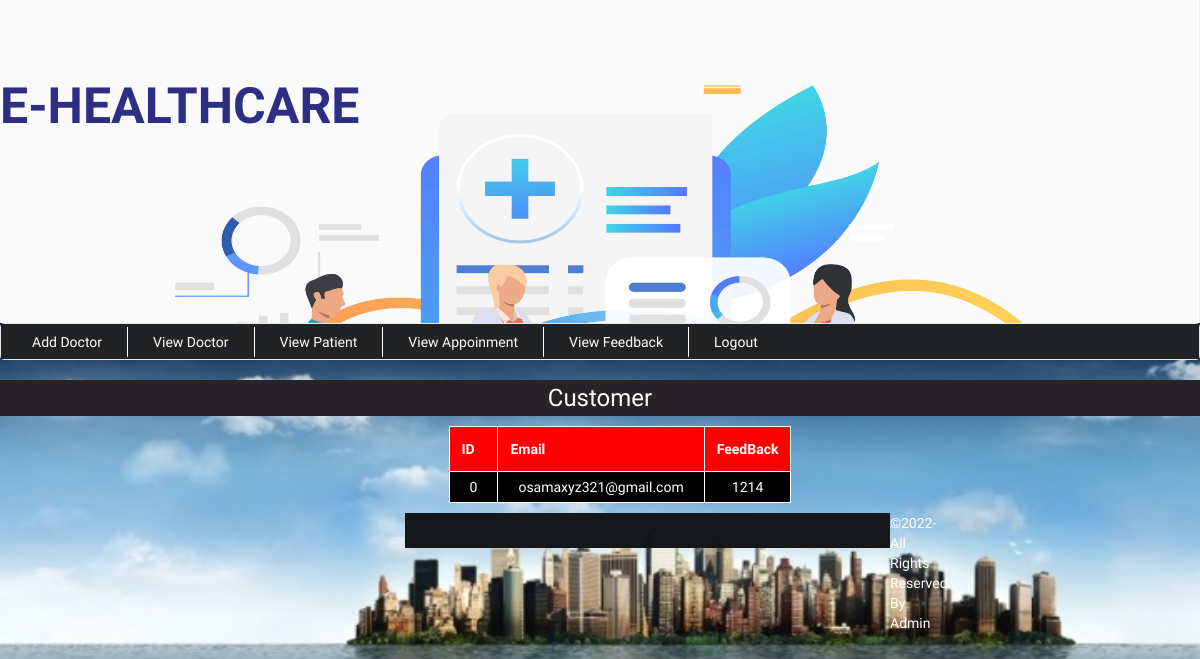
Page /admin/viewFeedback.php (signed in) on the committed database.
### tables this page shows
CREATE TABLE `feedback` (
  `id` int(11) NOT NULL,
  `email` varchar(22) NOT NULL,
  `feedback` varchar(22) NOT NULL
);

### admin/viewFeedback.php (the view, shortened to what this page needs)
<?php include('header.php'); ?>
	<div class="dashboard" style="background-color:#fff;">
		<h3 class="text-center" style="background-color:#272327;color: #fff;padding: 5px;">Customer</h3>
	</div>
			<div class="all_user" style="margin-top:0px; margin-left: 40px;">
				<?php
					include('../config.php');
					$sql = " SELECT * FROM feedback";
					$result = mysqli_query($conn,$sql);
					$count = mysqli_num_rows($result);
					if($count>=1){
						echo "<table border='1' align='center' cellpadding='32'>
							<tr>
								<th>ID</th>
								<th>Email</th>
								<th>FeedBack</th>
							</tr>";
						while($row=mysqli_fetch_array($result)){
								echo "<tr>";
								echo "<td>".$row['id']."</td>";
								echo "<td>".$row['email']."</td>";
								echo "<td>".$row['feedback']."</td>";
								echo "</tr>";
						}
						echo "</table>";
					}
					else{
						print "<p align='center'>Sorry, No match found for your search result..!!!</p>";
					}
					?>
			</div>
 <?php include('footer.php'); ?>
	</div>
</body>
</html>

### admin/style.css (style rules this page uses)
body { font-family: 'El Messiri', sans-serif; background:url(../img/bg3.jpg) fixed no-repeat; background-size:cover; }
table { border-collapse: collapse; background-color: darkred; }
table,th,td { border: 1px solid #fff;width:;margin: 10px auto; }
th { background-color: red;color: white; padding:12px; }
td { padding: 5px 20px; text-align: center; color: white; background-color:black; }

### rows in the picture
feedback: id "0", email "osamaxyz321@gmail.com", feedback "1214"
